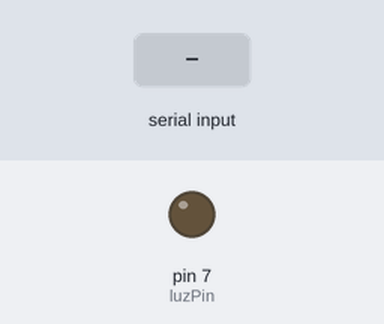
Recording of a sketch running on a simulated Arduino Uno, built with avr-gcc and run on an emulated ATmega328P. Shown: output pins drawn as LEDs (lit = HIGH). Inputs (shaded band) come from the test bench.

Above: at 1.2 s.
1.3 s: "ACENDER" received over Serial
At 3.5 s:
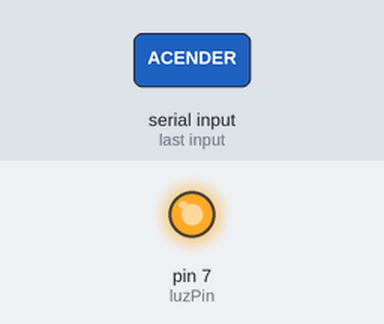
3.8 s: "APAGAR" received over Serial
At 5.5 s:
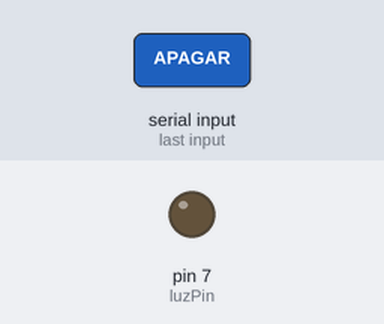
Timing chart, 0 to 7.0 s (numbered marks = the images above; inputs shaded):
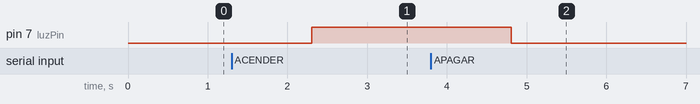

The sketch:

arduino.ino
```cpp
const int luzPin = 7;

void setup() {
  pinMode(luzPin, OUTPUT);
  digitalWrite(luzPin, LOW); // Luz inicialmente desligada
  Serial.begin(9600); // Comunicação com o ESP8266
}

void loop() {
  if (Serial.available()) {
    String comando = Serial.readString();

    if (comando.indexOf("ACENDER") >= 0) {
      digitalWrite(luzPin, HIGH); // Acende a luz
    } else if (comando.indexOf("APAGAR") >= 0) {
      digitalWrite(luzPin, LOW); // Apaga a luz
    }
  }
}
```

Measured:
- after the input at 1.3 s, pin 7 (luzPin): LOW → HIGH after 1.0 s
- after the input at 3.8 s, pin 7 (luzPin): HIGH → LOW after 1.0 s
